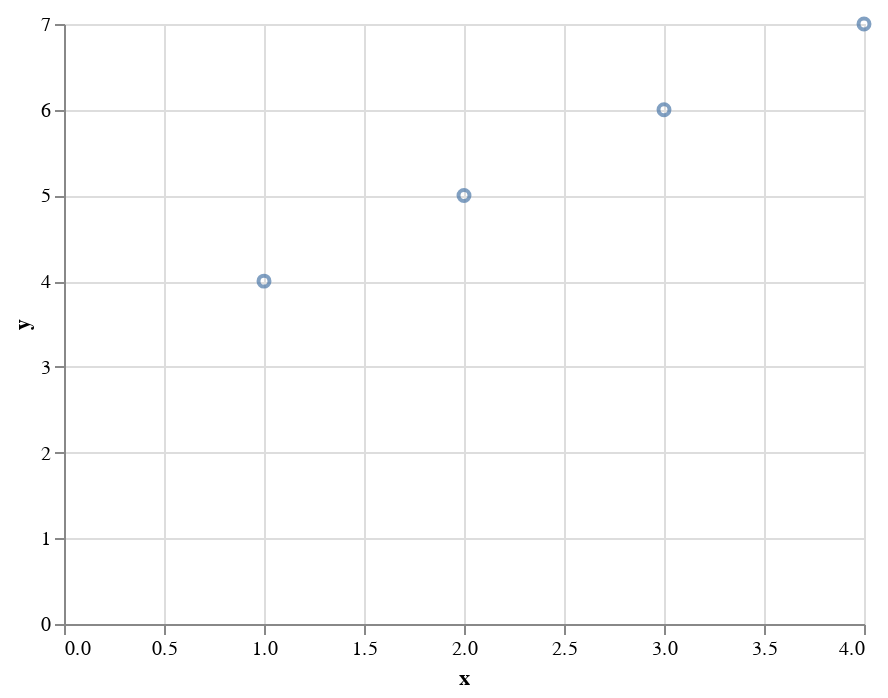

Notebook code cell kept with this figure:
### Code cell
df = pd.DataFrame({"x" : [1,2,3,4],
                   "y" : [4,5,6,7] })
df

chart = alt.Chart(df)
chart.mark_point().encode(
    alt.X('x:Q'),
    alt.Y('y:Q')
)

### Figure 1 — Vega-Lite specification as saved in the notebook (floating-point values rounded to 4 significant figures)
{"config": {"view": {"continuousWidth": 400, "continuousHeight": 300}}, "data": {"name": "data-de055fd39ff076e4558953d2358ed82a"}, "mark": "point", "encoding": {"x": {"type": "quantitative", "field": "x"}, "y": {"type": "quantitative", "field": "y"}}, "$schema": "https://vega.github.io/schema/vega-lite/v4.8.1.json", "datasets": {"data-de055fd39ff076e4558953d2358ed82a": [{"x": 1, "y": 4}, {"x": 2, "y": 5}, {"x": 3, "y": 6}, {"x": 4, "y": 7}]}}
